Frame 1 (no input): blank canvas, image omitted
Frame 60 (no input): blank canvas, image omitted
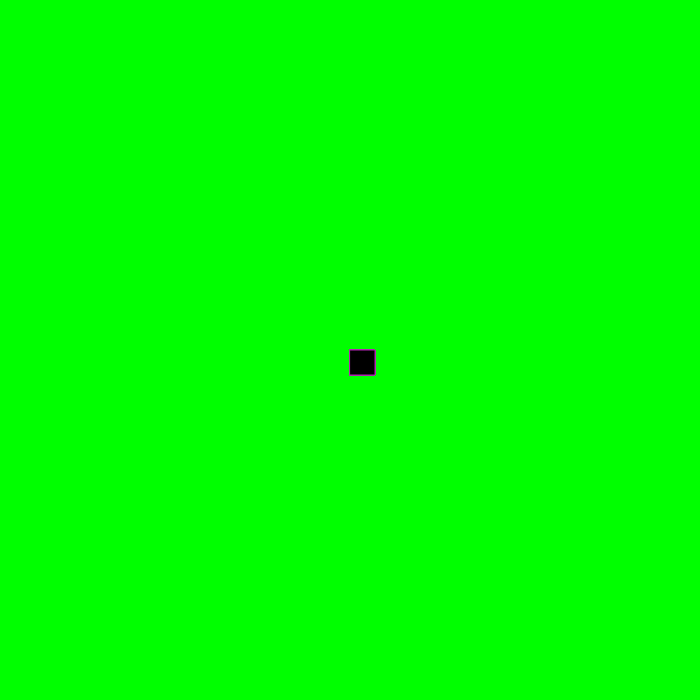
Frame 120 (the mouse pressed at the canvas centre since frame 60)

The p5.js sketch whose frames 1 and 60 were blank and that drew this single picture after the mouse press (run headless with seeded random() and noise() and a simulated clock; from frame 60 on, the mouse is pressed at the canvas centre):

// p5.js sketch
// ── sketch.js
function setup() {
  createCanvas(700, 700);
  background("rgb(0,255,0)");
}

function draw() {
  
  stroke("rgb(177,36,177)");
  fill("black");
 
  // console.log(mouseIsPressed);

  if(mouseIsPressed) {
  rect (mouseX,mouseY,25,25);
  }
}
